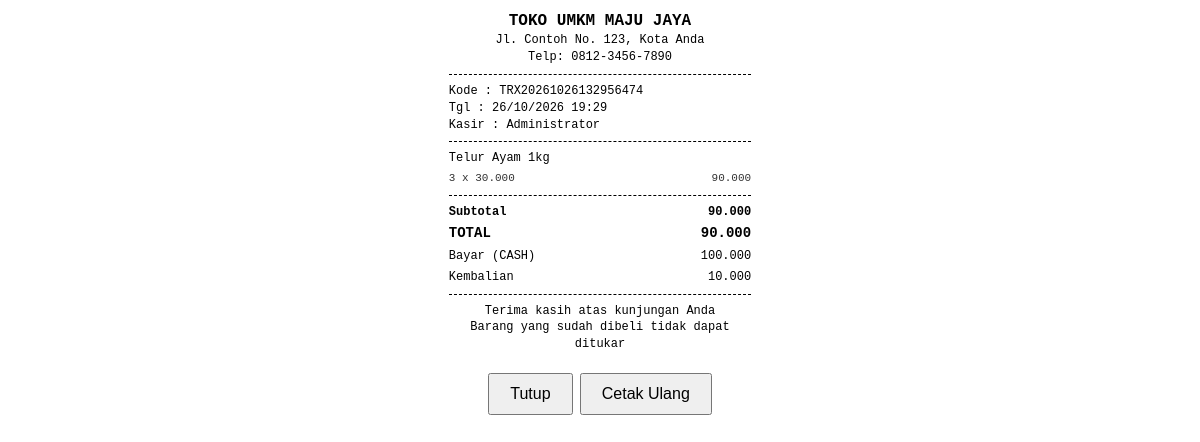
Screenshot of /struk.php?id=1 (signed in) with the database file from the repository.
### tables this page shows
CREATE TABLE `transaksi` (
  `id` int(11) NOT NULL,
  `kode` varchar(50) NOT NULL,
  `user_id` int(11) DEFAULT NULL,
  `tanggal` datetime DEFAULT current_timestamp(),
  `subtotal` decimal(10,2) DEFAULT 0.00,
  `diskon` decimal(10,2) DEFAULT 0.00,
  `total` decimal(10,2) DEFAULT 0.00,
  `bayar` decimal(10,2) DEFAULT 0.00,
  `kembalian` decimal(10,2) DEFAULT 0.00,
  `metode` enum('cash','qris','transfer') DEFAULT 'cash'
);

CREATE TABLE `users` (
  `id` int(11) NOT NULL,
  `username` varchar(50) NOT NULL,
  `password` varchar(255) NOT NULL,
  `nama` varchar(100) NOT NULL,
  `role` enum('admin','kasir') DEFAULT 'kasir',
  `created_at` timestamp NOT NULL DEFAULT current_timestamp()
);

CREATE TABLE `transaksi_detail` (
  `id` int(11) NOT NULL,
  `transaksi_id` int(11) DEFAULT NULL,
  `produk_id` int(11) DEFAULT NULL,
  `nama_produk` varchar(100) DEFAULT NULL,
  `harga` decimal(10,2) DEFAULT NULL,
  `qty` int(11) DEFAULT NULL,
  `subtotal` decimal(10,2) DEFAULT NULL
);

### config.php (called while the page is built, shortened)
<?php
function e($string) {
    return htmlspecialchars($string, ENT_QUOTES, 'UTF-8');
}

### struk.php (the view, shortened to what this page needs)
<?php
require_once 'config.php';
$id = (int)($_GET['id'] ?? 0);
$pdo = get_db();
$stmt = $pdo->prepare("SELECT t.*, u.nama as kasir FROM transaksi t LEFT JOIN users u ON t.user_id = u.id WHERE t.id = ?");
$stmt->execute([$id]);
$trx = $stmt->fetch();
$stmtDetail = $pdo->prepare("SELECT * FROM transaksi_detail WHERE transaksi_id = ?");
$stmtDetail->execute([$id]);
$details = $stmtDetail->fetchAll();
?>
<!DOCTYPE html>
<html lang="id">
<head>
</head>
<body onload="window.print()">
    <div class="text-center bold" style="font-size: 16px;">TOKO UMKM MAJU JAYA</div>
    <div class="text-center">Jl. Contoh No. 123, Kota Anda<br>Telp: 0812-3456-7890</div>
    <div class="divider"></div>
    <div>Kode : <?= e($trx['kode']) ?></div>
    <div>Tgl   : <?= date('d/m/Y H:i', strtotime($trx['tanggal'])) ?></div>
    <div>Kasir : <?= e($trx['kasir'] ?? 'Unknown') ?></div>
    <div class="divider"></div>
    <?php foreach ($details as $d): ?>
    <div class="item-row">
        <span class="item-name"><?= e($d['nama_produk']) ?></span>
    </div>
    <div class="item-row" style="font-size: 11px; color: #333;">
        <span><?= $d['qty'] ?> x <?= number_format($d['harga'], 0, ',', '.') ?></span>
        <span><?= number_format($d['subtotal'], 0, ',', '.') ?></span>
    </div>
    <?php endforeach; ?>
    <div class="divider"></div>
    <div class="item-row bold">
        <span>Subtotal</span>
        <span><?= number_format($trx['subtotal'], 0, ',', '.') ?></span>
    </div>
    <div class="item-row bold" style="font-size: 14px; margin-top: 4px;">
        <span>TOTAL</span>
        <span><?= number_format($trx['total'], 0, ',', '.') ?></span>
    </div>
    <div class="item-row">
        <span>Bayar (<?= strtoupper($trx['metode']) ?>)</span>
        <span><?= number_format($trx['bayar'], 0, ',', '.') ?></span>
    </div>
    <div class="item-row">
        <span>Kembalian</span>
        <span><?= number_format($trx['kembalian'], 0, ',', '.') ?></span>
    </div>
    <div class="divider"></div>
    <div class="text-center">Terima kasih atas kunjungan Anda<br>Barang yang sudah dibeli tidak dapat ditukar</div>
    <div class="no-print">
        <button onclick="window.close()">Tutup</button>
        <button onclick="window.print()">Cetak Ulang</button>
    </div>
</body>
</html>

### struk.php (style rules this page uses)
body { width: 80mm; max-width: 80mm; margin: 0 auto; padding: 10px; font-family: 'Courier New', Courier, monospace; font-size: 12px; line-height: 1.4; color: #000; }
.text-center { text-align: center; }
.bold { font-weight: bold; }
.divider { border-top: 1px dashed #000; margin: 8px 0; }
.item-row { display: flex; justify-content: space-between; margin-bottom: 4px; }
.item-name { flex: 1; }
.no-print { text-align: center; margin-top: 20px; }
button { padding: 10px 20px; font-size: 16px; cursor: pointer; }

### rows the page displays
transaksi: kode "TRX20261026132956474", tanggal "26/10/2026 19:29", user.nama "Administrator", subtotal "90.000", total "90.000", metode "CASH", bayar "100.000", kembalian "10.000"
transaksi_detail: nama_produk "Telur Ayam 1kg", qty "3", harga "30.000", subtotal "90.000"
